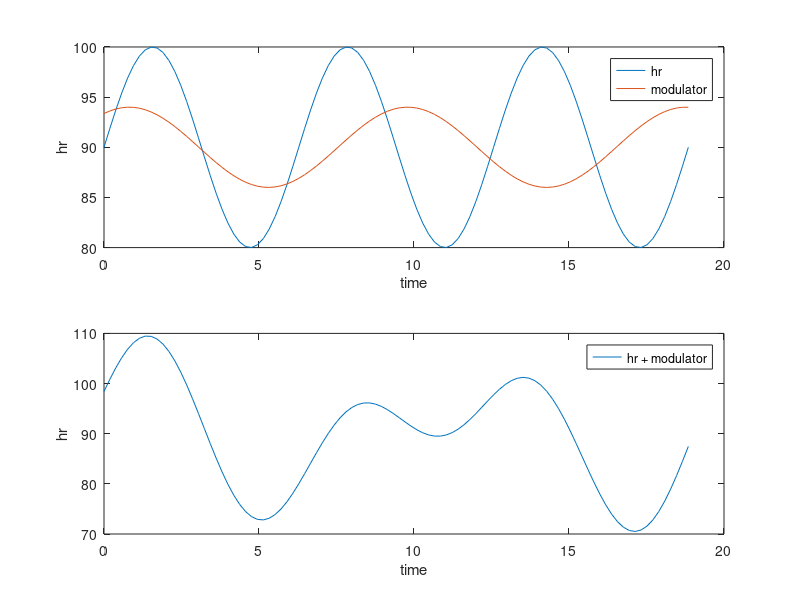

The MATLAB script that drew this image:
%%
close all, clear all, clc
p = 90;
q = 10;

x = linspace(0,2*pi * 3);
subplot(2,1,1); plot(x,p + q*sin(x))
hold on
subplot(2,1,1); plot(x,p + q*0.4*sin(0.7*x + 1))
legend('hr','modulator')
xlabel('time'); ylabel('hr');

subplot(2,1,2); plot(x,p + q*sin(0.6*x + 1) + q*sin(x))
legend('hr + modulator')
xlabel('time'); ylabel('hr');

